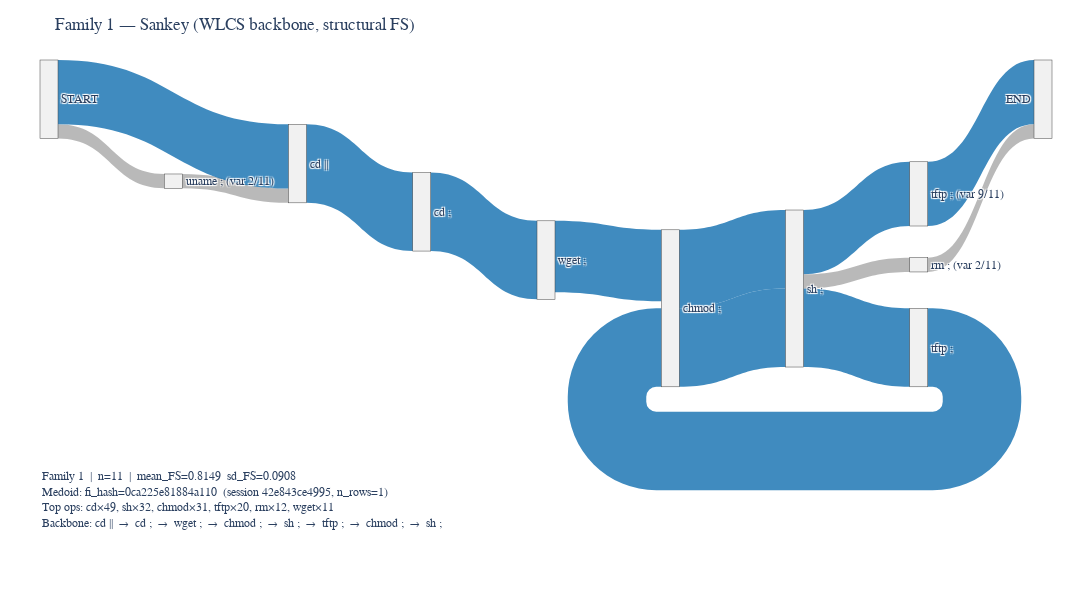

Here is the notebook cell this chart was saved with:
### Markdown cell above
## Step 8 - Sankey visualisation for a chosen FS family

To get an intuitive view of **how** commands vary within a single FS family,
we can draw a Sankey diagram for one `family_id`:

1. Select a family (`FAM`) and collect its `struct_tokens` from
   `family_members_df`.
2. Decode these into structured sequences for all member archetypes.
3. Use `sankey_from_family_enhanced` to build a flow diagram where:
   - the backbone path reflects a consensus sequence (WLCS backbone),
   - branches represent common variants at different positions,
   - edge widths indicate how often each variant occurs.

The printed `variant_detail` data gives a textual breakdown of the same
information (variants per “gap”), complementing the visualisation.

### Code cell
# Sankey visualisation for a chosen FS family

import json
from pprint import pprint

FAM = 1

# 1) Pull family members' structured tokens
rows = family_members_df.loc[
    family_members_df["family_id"] == FAM,
    "struct_tokens",
]
if rows.empty:
    avail = sorted(family_members_df["family_id"].unique().tolist())
    raise ValueError(
        f"No members for family {FAM}. "
        f"Available family_ids (first 20): {avail[:20]}"
    )

family_seqs = [parse_structured_tokens(json.loads(s)) for s in rows]

# 2) Metadata for caption from summaries + archetypes
meta_row = summ_df.loc[summ_df["family_id"] == FAM].iloc[0]
medoid_idx = int(meta_row["medoid_idx"])
med = archetypes.iloc[medoid_idx]

caption = {
    "family_id": FAM,
    "n_sessions": len(family_seqs),
    "mean_FS": meta_row["mean_FS"],
    "sd_FS": meta_row["sd_FS"],
    "medoid_fi_hash": med["fi_hash"],
    "medoid_session": med["session"],
    "medoid_n_rows": int(med["n_rows"]),
    "top_ops": meta_row["top_ops"],
}

# 3) Build and show Sankey
fig, backbone, stats = sankey_from_family_enhanced(
    family_seqs,
    backbone=None,  # use WLCS backbone
    title=f"Family {FAM} — Sankey (WLCS backbone, structural FS)",
    min_variant_support=0.10,
    topN_variants_per_gap=3,
    variant_label_mode="first",
    normalise_widths=False,
    caption=caption,
)
fig.show()

print("Variant details by gap (k=0 is START→B0):")
pprint(stats["variant_detail"])

### Figure 1 — Plotly figure (JSON) as saved in the notebook; plotly's stock layout.template omitted (floating-point values rounded to 4 significant figures)
{"data": [{"arrangement": "fixed", "link": {"color": ["rgba(128,128,128,0.55)", "rgba(128,128,128,0.55)", "rgba(31,119,180,0.85)", "rgba(31,119,180,0.85)", "rgba(31,119,180,0.85)", "rgba(31,119,180,0.85)", "rgba(31,119,180,0.85)", "rgba(31,119,180,0.85)", "rgba(31,119,180,0.85)", "rgba(31,119,180,0.85)", "rgba(31,119,180,0.85)", "rgba(31,119,180,0.85)", "rgba(128,128,128,0.55)", "rgba(128,128,128,0.55)"], "label": ["2/11", "", "9/11", "11/11", "11/11", "10/11", "11/11", "11/11", "11/11", "11/11", "9/11", "", "2/11", ""], "source": [0, 8, 0, 2, 3, 4, 5, 6, 7, 5, 6, 9, 6, 10], "target": [8, 2, 2, 3, 4, 5, 6, 7, 5, 6, 9, 1, 10, 1], "value": [2, 2, 9, 11, 11, 10, 11, 11, 11, 11, 9, 9, 2, 2]}, "node": {"color": "rgba(200,200,200,0.25)", "label": ["START", "END", "cd ||", "cd ;", "wget ;", "chmod ;", "sh ;", "tftp ;", "uname ; (var 2/11)", "tftp ; (var 9/11)", "rm ; (var 2/11)"], "pad": 18, "thickness": 18}, "type": "sankey"}], "layout": {"margin": {"l": 40, "r": 40, "t": 60, "b": 140}, "annotations": [{"align": "left", "font": {"family": "monospace", "size": 12}, "showarrow": false, "text": "Family 1  |  n=11  |  mean_FS=0.8149  sd_FS=0.0908<br>Medoid: fi_hash=0ca225e81884a110  (session 42e843ce4995, n_rows=1)<br>Top ops: cd×49, sh×32, chmod×31, tftp×20, rm×12, wget×11<br>Backbone: cd ||  →  cd ;  →  wget ;  →  chmod ;  →  sh ;  →  tftp ;  →  chmod ;  →  sh ;", "x": 0.0, "xref": "paper", "y": -0.18, "yref": "paper"}], "font": {"family": "monospace", "size": 12}, "title": {"text": "Family 1 — Sankey (WLCS backbone, structural FS)"}, "width": 1400, "height": 600}}
